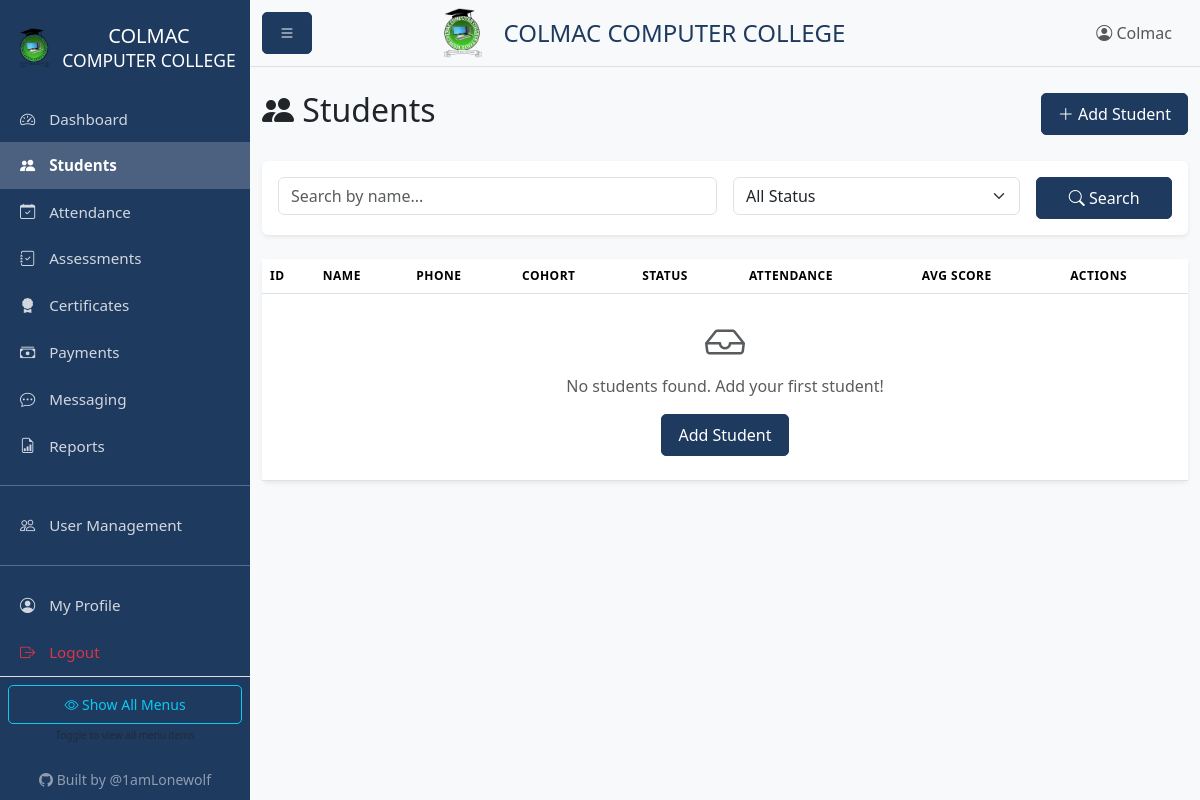
/students (signed in), run on an earlier commit of the app's database.
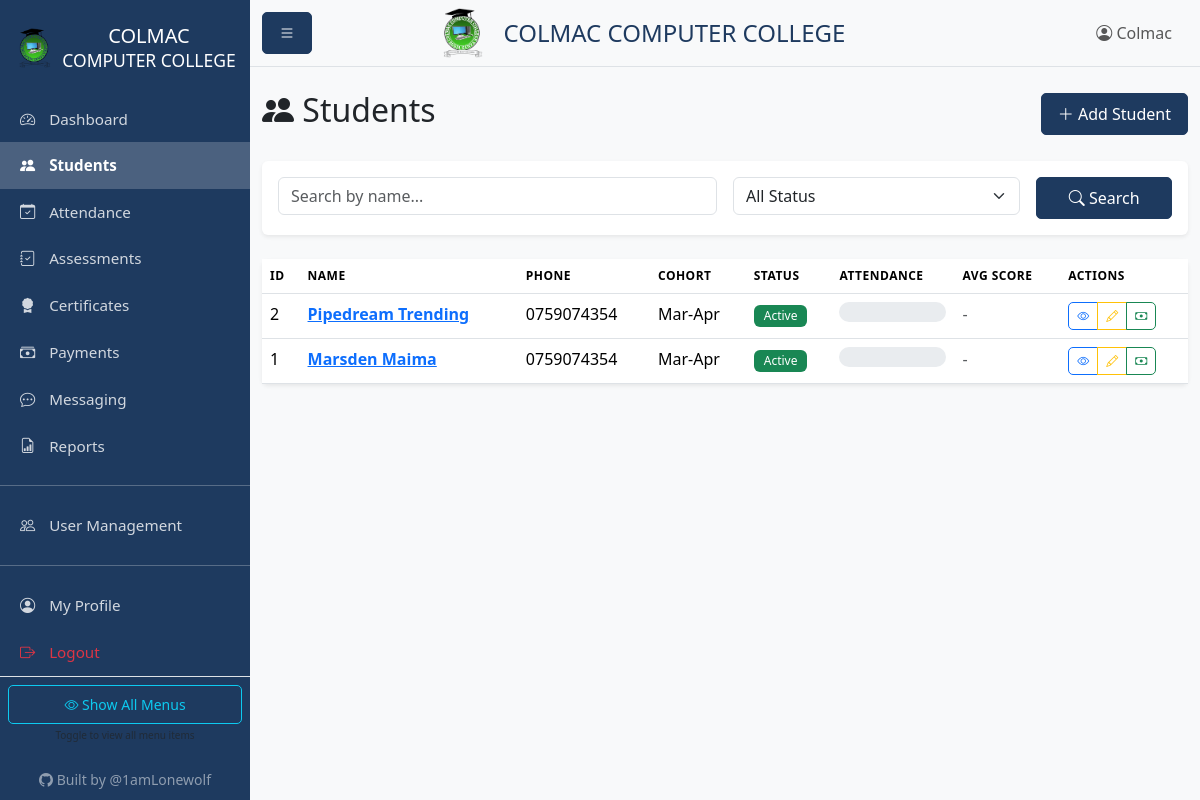
And on a later commit of the database.
### models.py (models this page shows, shortened)
class User(UserMixin, db.Model):
    id = db.Column(db.Integer, primary_key=True)
    username = db.Column(db.String(80), unique=True, nullable=False)
    password_hash = db.Column(db.String(256), nullable=False)
    role = db.Column(db.String(20), default='instructor')  # admin, instructor, receptionist
    is_active = db.Column(db.Boolean, default=True)
    created_at = db.Column(db.DateTime, default=datetime.utcnow)
    created_by = db.Column(db.Integer, db.ForeignKey('user.id'))
    custom_permissions = db.Column(db.Text, default='{}')
    @property
    def is_admin(self):
        return self.role == 'admin'
    @property
    def is_instructor(self):
        return self.role in ['admin', 'instructor']
    @property
    def is_receptionist(self):
        return self.role in ['admin', 'receptionist']
    def get_permissions(self):
        import json
        try:
            return json.loads(self.custom_permissions or '{}')
        except:
            return {}
    def has_permission(self, key):
        perms = self.get_permissions()
        return perms.get(key, False)

class Student(db.Model):
    id = db.Column(db.Integer, primary_key=True)
    name = db.Column(db.String(100), nullable=False)
    phone = db.Column(db.String(20))
    email = db.Column(db.String(120))
    id_number = db.Column(db.String(50))  # National ID or student ID
    gender = db.Column(db.String(10))
    enrollment_date = db.Column(db.DateTime, default=datetime.utcnow)
    cohort = db.Column(db.String(50))  # e.g., "Jan-Mar 2026"
    status = db.Column(db.String(20), default='active')  # active, completed, dropped
    created_at = db.Column(db.DateTime, default=datetime.utcnow)
    updated_at = db.Column(db.DateTime, default=datetime.utcnow, onupdate=datetime.utcnow)
    attendances = db.relationship('Attendance', backref='student', lazy=True, cascade='all, delete-orphan')
    assessments = db.relationship('Assessment', backref='student', lazy=True, cascade='all, delete-orphan')
    certificates = db.relationship('Certificate', backref='student', lazy=True, cascade='all, delete-orphan')
    payments = db.relationship('Payment', backref='student', lazy=True, cascade='all, delete-orphan')
    @property
    def attendance_rate(self):
        if not self.attendances:
            return 0
        present = sum(1 for a in self.attendances if a.present)
        return round((present / len(self.attendances)) * 100, 1)

### blueprints/students.py (the view)
@students_bp.route('')
@login_required
def index():
    from app import app
    page = request.args.get('page', 1, type=int)
    search = request.args.get('search', '')
    status = request.args.get('status', '')
    query = Student.query
    if search:
        query = query.filter(Student.name.ilike(f'%{search}%'))
    if status:
        query = query.filter_by(status=status)
    students = query.order_by(Student.created_at.desc()).paginate(
        page=page, per_page=app.config['STUDENTS_PER_PAGE'], error_out=False
    )
    return render_template('students/index.html', students=students, search=search, status=status)

### app.py (called while the page is built)
@app.context_processor
def inject_config():
    return {
        'COURSE_FEE': app.config['COURSE_FEE'],
        'COURSE_NAME': app.config['COURSE_NAME']
    }

### models.py (called while the page is built)
def init_login_manager(app):
    login_manager.init_app(app)
    login_manager.login_view = 'auth.login'
    @login_manager.user_loader
    def load_user(user_id):
        return User.query.get(int(user_id))

### templates/students/index.html (shortened to what this page needs)
{% extends "base.html" %}
{% block content %}
<div class="d-flex justify-content-between align-items-center mb-4">
    <h2><i class="bi bi-people-fill"></i> Students</h2>
    <a href="{{ url_for('students.add') }}" class="btn btn-primary">
        <i class="bi bi-plus-lg"></i> Add Student
    </a>
</div>
<div class="card mb-4">
    <div class="card-body">
        <form method="GET" class="row g-3">
            <div class="col-md-6">
                <input type="text" name="search" class="form-control" placeholder="Search by name..." value="{{ search }}">
            </div>
            <div class="col-md-4">
                <select name="status" class="form-select">
                    <option value="">All Status</option>
                </select>
            </div>
            <div class="col-md-2">
                <button type="submit" class="btn btn-primary w-100">
                    <i class="bi bi-search"></i> Search
                </button>
            </div>
        </form>
    </div>
</div>
<div class="card">
    <div class="card-body p-0">
        <div class="table-responsive">
            <table class="table table-hover mb-0">
                <thead class="bg-light">
                    <tr>
                        <th>ID</th>
                        <th>Name</th>
                        <th>Phone</th>
                        <th>Cohort</th>
                        <th>Status</th>
                        <th>Attendance</th>
                        <th>Avg Score</th>
                        <th>Actions</th>
                    </tr>
                </thead>
                <tbody>
                    {% for student in students.items %}
                    <tr>
                        <td>{{ student.id }}</td>
                        <td>
                            <a href="{{ url_for('students.view', id=student.id) }}">
                                <strong>{{ student.name }}</strong>
                            </a>
                        </td>
                        <td>{{ student.phone or '-' }}</td>
                        <td>{{ student.cohort or '-' }}</td>
                        <td>
                            {% if student.status == 'active' %}
                                <span class="badge bg-success">Active</span>
                            {% elif student.status == 'completed' %}
                                <span class="badge bg-primary">Completed</span>
                            {% else %}
                                <span class="badge bg-secondary">Dropped</span>
                            {% endif %}
                        </td>
                        <td>
                            <div class="progress" style="height: 20px;">
                            </div>
                        </td>
                        <td>
                            {% if student.assessments %}
                                <span class="{% if student.average_score >= 50 %}text-success{% else %}text-danger{% endif %}">
                                    <strong>{{ student.average_score }}%</strong>
                                </span>
                            {% else %}
                                <span class="text-muted">-</span>
                            {% endif %}
                        </td>
                        <td>
                            <div class="btn-group btn-group-sm">
                                <a href="{{ url_for('students.view', id=student.id) }}" class="btn btn-outline-primary" title="View">
                                    <i class="bi bi-eye"></i>
                                </a>
                                <a href="{{ url_for('students.edit', id=student.id) }}" class="btn btn-outline-warning" title="Edit">
                                    <i class="bi bi-pencil"></i>
                                </a>
                                <a href="{{ url_for('payments.student_payments', id=student.id) }}" class="btn btn-outline-success" title="Payments">
                                    <i class="bi bi-cash"></i>
                                </a>
                            </div>
                        </td>
                    </tr>
                    {% else %}
                    <tr>
                        <td colspan="8" class="text-center py-4 text-muted">
                            <i class="bi bi-inbox display-4"></i>
                            <p class="mt-2">No students found. Add your first student!</p>
                            <a href="{{ url_for('students.add') }}" class="btn btn-primary">Add Student</a>
                        </td>
                    </tr>
                    {% endfor %}
                </tbody>
            </table>
        </div>
    </div>
</div>
{% endblock %}

### templates/base.html (shortened to what this page needs)
<!DOCTYPE html>
<html lang="en">
<head>
    <link href="https://cdn.jsdelivr.net/npm/bootstrap@5.3.2/dist/css/bootstrap.min.css" rel="stylesheet">
    <link href="https://cdn.jsdelivr.net/npm/bootstrap-icons@1.11.1/font/bootstrap-icons.css" rel="stylesheet">
    <link rel="stylesheet" href="{{ url_for('static', filename='css/style.css') }}">
</head>
<body>
    {% if current_user.is_authenticated %}
    <div class="d-flex" id="wrapper">
        <div class="sidebar" id="sidebar-wrapper">
            <div class="sidebar-heading text-center py-4">
                <div class="d-flex align-items-center justify-content-center gap-2">
                    <img src="{{ url_for('static', filename='colmac_logo.png') }}" alt="Logo" style="height: 40px;">
                    <h5 class="mb-0">COLMAC<br><small>COMPUTER COLLEGE</small></h5>
                </div>
            </div>
            <div class="list-group list-group-flush">
                <a href="{{ url_for('main.dashboard') }}" class="list-group-item list-group-item-action {% if request.endpoint == 'main.dashboard' %}active{% endif %}">
                    <i class="bi bi-speedometer2"></i> Dashboard
                </a>
                <a href="{{ url_for('students.index') }}" class="list-group-item list-group-item-action {% if 'student' in request.endpoint %}active{% endif %}">
                    <i class="bi bi-people-fill"></i> Students
                </a>
                {% if current_user.is_instructor or current_user.has_permission('can_access_attendance') %}
                <a href="{{ url_for('attendance.index') }}" class="list-group-item list-group-item-action restricted-menu {% if 'attendance' in request.endpoint %}active{% endif %}">
                    <i class="bi bi-calendar-check"></i> Attendance
                </a>
                <a href="{{ url_for('assessments.index') }}" class="list-group-item list-group-item-action restricted-menu {% if 'assessment' in request.endpoint %}active{% endif %}">
                    <i class="bi bi-journal-check"></i> Assessments
                </a>
                {% endif %}
                <a href="{{ url_for('certificates.index') }}" class="list-group-item list-group-item-action {% if 'certificate' in request.endpoint %}active{% endif %}">
                    <i class="bi bi-award-fill"></i> Certificates
                </a>
                {% if current_user.is_receptionist or current_user.has_permission('can_access_payments') %}
                <a href="{{ url_for('payments.index') }}" class="list-group-item list-group-item-action restricted-menu {% if 'payment' in request.endpoint %}active{% endif %}">
                    <i class="bi bi-cash-stack"></i> Payments
                </a>
                {% endif %}
                <a href="{{ url_for('messaging.index') }}" class="list-group-item list-group-item-action {% if 'messaging' in request.endpoint %}active{% endif %}">
                    <i class="bi bi-chat-dots"></i> Messaging
                </a>
                <a href="{{ url_for('reports.index') }}" class="list-group-item list-group-item-action {% if 'report' in request.endpoint %}active{% endif %}">
                    <i class="bi bi-file-earmark-bar-graph"></i> Reports
                </a>
                {% if current_user.is_admin or current_user.has_permission('can_access_users') %}
                <hr class="restricted-menu">
                <a href="{{ url_for('users.index') }}" class="list-group-item list-group-item-action restricted-menu {% if 'user' in request.endpoint %}active{% endif %}">
                    <i class="bi bi-people"></i> User Management
                </a>
                {% endif %}
                <hr>
                <a href="{{ url_for('users.profile') }}" class="list-group-item list-group-item-action">
                    <i class="bi bi-person-circle"></i> My Profile
                </a>
                <a href="{{ url_for('auth.logout') }}" class="list-group-item list-group-item-action text-danger">
                    <i class="bi bi-box-arrow-right"></i> Logout
                </a>
                <div class="text-center py-2 px-2 border-top">
                    <button class="btn btn-sm btn-outline-info w-100" id="togglePermissions"
                            title="Show/hide restricted menu items">
                        <i class="bi bi-eye"></i> <span id="toggleText">Show All Menus</span>
                    </button>
                    <small class="text-muted d-block mt-1" style="font-size: 10px;">
                    </small>
                </div>
                <div class="text-center py-3 px-2">
                    <a href="https://github.com/1amLonewolf" target="_blank" class="text-white-50 text-decoration-none small">
                        <i class="bi bi-github"></i> Built by @1amLonewolf
                    </a>
                </div>
            </div>
        </div>
        <div id="page-content-wrapper" class="w-100">
            <nav class="navbar navbar-expand-lg navbar-light bg-light border-bottom">
                <div class="container-fluid">
                    <button class="btn btn-primary" id="sidebarToggle">
                        <i class="bi bi-list"></i>
                    </button>
                    <div class="d-flex align-items-center mx-auto">
                        <img src="{{ url_for('static', filename='colmac_logo.png') }}" alt="Colmac Logo" style="height: 50px;" class="me-3">
                        <h4 class="mb-0" style="color: #1e3a5f;">COLMAC COMPUTER COLLEGE</h4>
                    </div>
                    <div class="ms-auto">
                        <span class="navbar-text me-3">
                            <i class="bi bi-person-circle"></i> {{ current_user.username }}
                        </span>
                    </div>
                </div>
            </nav>
            <main class="container-fluid py-4">
                {% block content %}{% endblock %}
            </main>
        </div>
    </div>
    {% endif %}
</body>
</html>

### static/css/style.css (style rules this page uses)
:root { --sidebar-width: 250px; --primary-color: #1e3a5f; --gold-color: #c9a959; }
body { font-family: 'Segoe UI', Tahoma, Geneva, Verdana, sans-serif; background-color: #f8f9fa; overflow-x: hidden; }
#wrapper { display: flex; width: 100%; overflow-x: hidden; }
#sidebar-wrapper { min-height: 100vh; max-height: 100vh; width: var(--sidebar-width); margin-left: 0; background-color: var(--primary-color); color: white; transition: margin 0.25s ease-out; position: fixed; z-index: 1000; overflow-y: auto; overflow-x: hidden; }
#sidebar-wrapper .sidebar-heading { color: white; font-size: 1.2rem; font-weight: bold; }
#sidebar-wrapper .list-group-item { background-color: transparent; color: rgba(255, 255, 255, 0.8); border: none; padding: 12px 20px; font-size: 0.95rem; }
#sidebar-wrapper .list-group-item.active { background-color: rgba(255, 255, 255, 0.2); color: white; font-weight: 600; }
#sidebar-wrapper .list-group-item i { margin-right: 10px; width: 20px; text-align: center; }
#page-content-wrapper { flex: 1; min-width: 0; margin-left: var(--sidebar-width); transition: margin 0.25s ease-out; overflow-x: hidden; }
.card { border: none; box-shadow: 0 0.125rem 0.25rem rgba(0, 0, 0, 0.075); margin-bottom: 1.5rem; }
.table th { font-weight: 600; text-transform: uppercase; font-size: 0.75rem; letter-spacing: 0.5px; }
.badge { padding: 5px 10px; font-weight: 500; }
.progress { border-radius: 10px; background-color: #e9ecef; }
.btn { border-radius: 5px; padding: 8px 16px; font-weight: 500; }
.btn-primary { background-color: var(--primary-color); border-color: var(--primary-color); }
.btn-group-sm > .btn { padding: 4px 8px; font-size: 0.75rem; }

What changed in the data, as far as the page shows it:
added Student: id "2", name "Pipedream Trending", phone "0759074354", cohort "Mar-Apr", status "Active"
added Student: id "1", name "Marsden Maima", phone "0759074354", cohort "Mar-Apr", status "Active"
Also different on the page:
text no longer shown: "No students found. Add your first student! Add Student"
